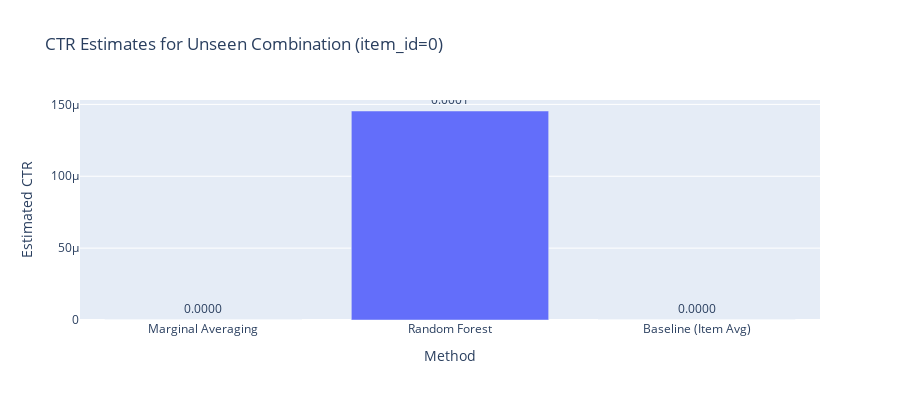

The notebook cell saved with this chart:
### Code cell
# Summary: Compare all estimates
print("="*60)
print("SUMMARY: CTR Estimates for Unseen Combination")
print("="*60)
print(f"Item ID: {target_item}")
print(f"User Features: {target_combo}")
print("\nEstimates:")
print(f"  1. Marginal Averaging: {marginal_estimate:.4f}")
print(f"  2. Random Forest:      {rf_estimate:.4f}")
print(f"\n  Baseline (overall item avg): {estimates['overall_item_avg']:.4f}")
print("="*60)

# Create a comparison DataFrame
comparison_df = pd.DataFrame({
    'Method': ['Marginal Averaging', 'Random Forest', 'Baseline (Item Avg)'],
    'Estimated_CTR': [marginal_estimate, rf_estimate, estimates['overall_item_avg']]
})

# Visualize
fig = px.bar(comparison_df, 
             x='Method', 
             y='Estimated_CTR',
             title=f'CTR Estimates for Unseen Combination (item_id={target_item})',
             labels={'Estimated_CTR': 'Estimated CTR'},
             text='Estimated_CTR',
             height=400)

fig.update_traces(texttemplate='%{text:.4f}', textposition='outside')
fig.show()

### Figure 1 — Plotly figure (JSON) as saved in the notebook; plotly's stock layout.template omitted (floating-point values rounded to 4 significant figures)
{"data": [{"hovertemplate": "Method=%{x}<br>Estimated CTR=%{text}<extra></extra>", "legendgroup": "", "marker": {"color": "#636efa", "pattern": {"shape": ""}}, "name": "", "orientation": "v", "showlegend": false, "text": [0.0, 0.0001454, 0.0], "textposition": "outside", "texttemplate": "%{text:.4f}", "type": "bar", "x": ["Marginal Averaging", "Random Forest", "Baseline (Item Avg)"], "xaxis": "x", "y": [0.0, 0.0001454, 0.0], "yaxis": "y"}], "layout": {"barmode": "relative", "height": 400, "legend": {"tracegroupgap": 0}, "title": {"text": "CTR Estimates for Unseen Combination (item_id=0)"}, "xaxis": {"anchor": "y", "domain": [0, 1], "title": {"text": "Method"}}, "yaxis": {"anchor": "x", "domain": [0, 1], "title": {"text": "Estimated CTR"}}}}
